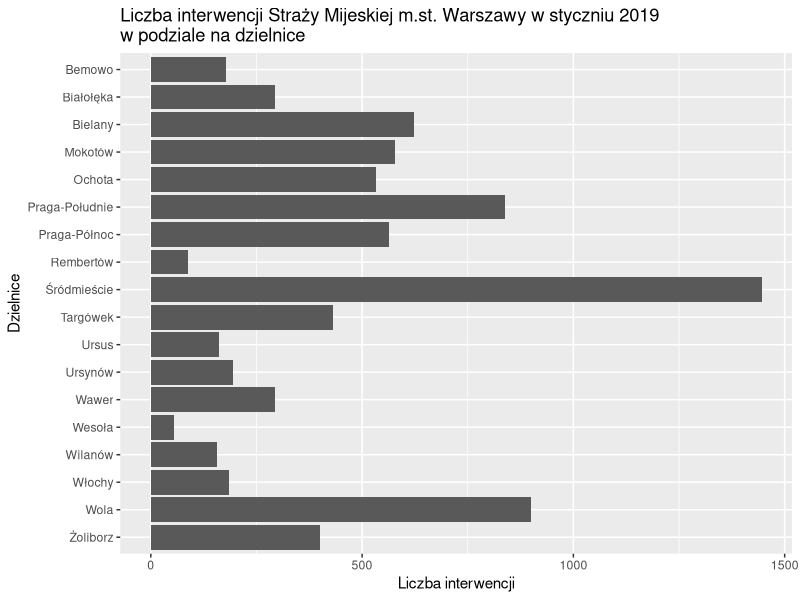
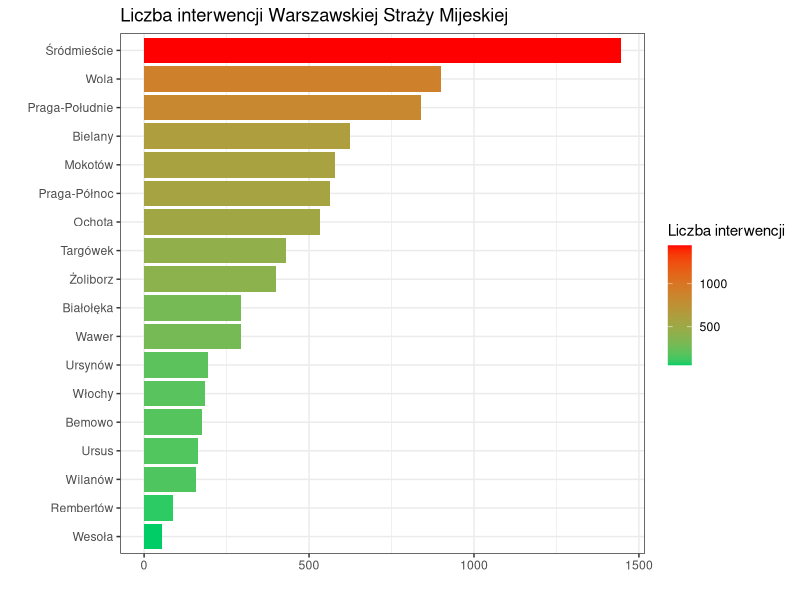

The R script that drew these images, in order:
## ---- chunk 1
knitr::opts_chunk$set(echo = TRUE,
                      warning=FALSE,
                      message = FALSE)
## ---- chunk 2

library(ggplot2)
library(dplyr)
library(forcats)

Dzielnice <- c('Bemowo', 'Białołęka', 'Bielany', 'Mokotów', 'Ochota', 'Praga-Południe', 'Praga-Północ', 'Rembertów', 'Śródmieście',  'Targówek', 'Ursus', 'Ursynów', 'Wawer', 'Wesoła', 'Wilanów', 'Włochy', 'Wola', 'Żoliborz')
LiczbaInterwencji <- c(177, 295, 623, 578, 532, 838, 564, 88, 1446, 431, 162, 195, 294, 55, 157, 185, 900, 400)

dane <- data.frame(Dzielnice, LiczbaInterwencji)

dane <- dane %>% mutate(Dzielnica = factor(Dzielnice,levels=rev(unique(Dzielnice))))
## ---- chunk 3
ggplot(data=dane, aes(x=Dzielnica, y=LiczbaInterwencji)) + 
  scale_x_discrete() +
  scale_y_continuous() + 
  geom_bar(stat='identity') + 
  ggtitle('Liczba interwencji Straży Mijeskiej m.st. Warszawy w styczniu 2019 \r\nw podziale na dzielnice') + 
  xlab('Dzielnice') +
  ylab('Liczba interwencji')  +
  coord_flip()
## ---- chunk 4


dane %>%
  mutate(Dzielnica = fct_reorder(Dzielnica, LiczbaInterwencji)) %>%
  ggplot(aes(x= Dzielnica, y= LiczbaInterwencji, fill = LiczbaInterwencji)) + 
        scale_x_discrete() +
        scale_y_continuous() +  
        geom_bar(stat='identity') + 
        labs(title='Liczba interwencji Warszawskiej Straży Mijeskiej',
             x="", y="") + 
        coord_flip() +
        theme_bw() +
        scale_fill_gradient(name = "Liczba interwencji", low="springgreen3", high="red")
